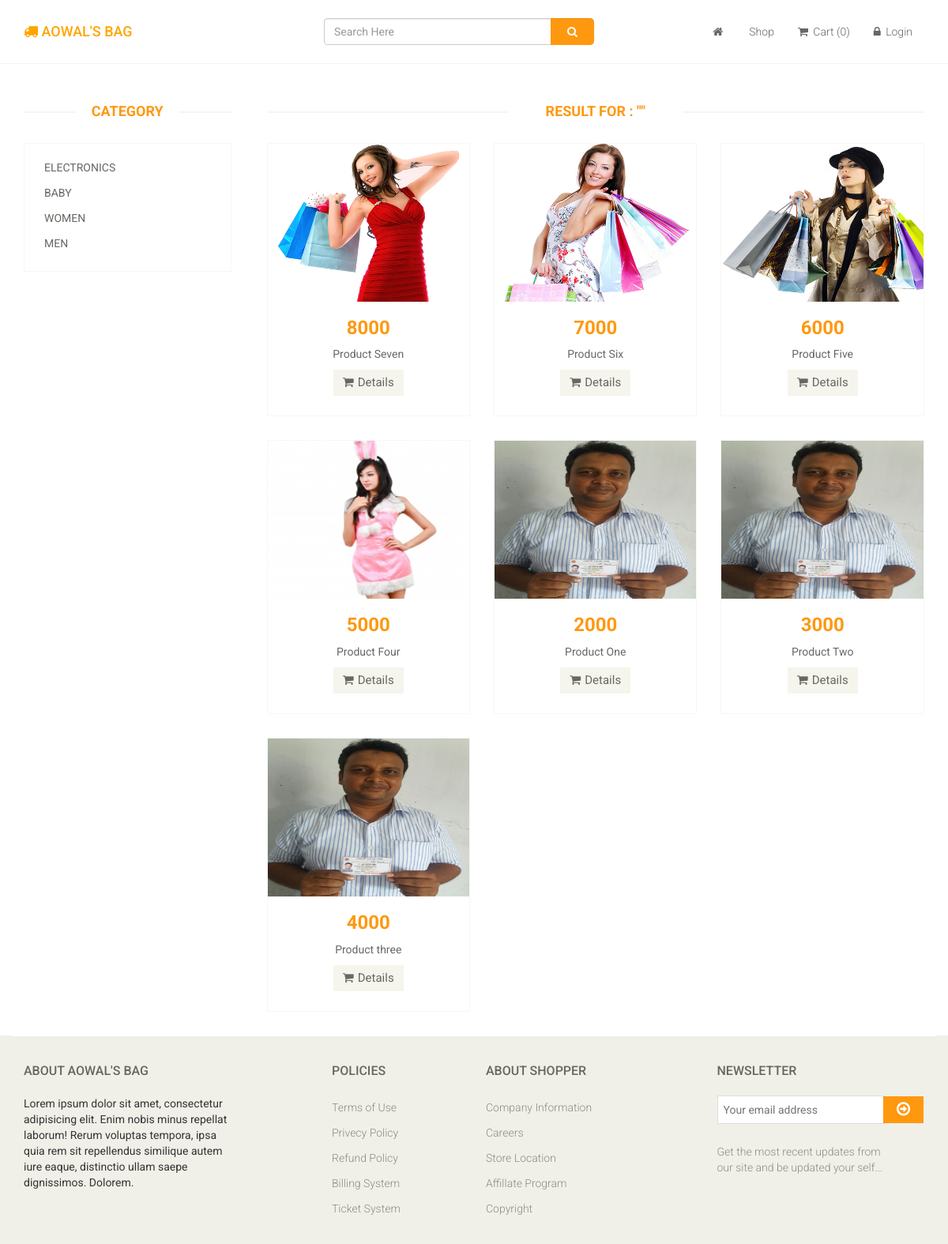
Screenshot of /search.php with the database file from the repository.
### tables this page shows
CREATE TABLE IF NOT EXISTS `tbl_category` (
`cat_id` int(11) NOT NULL,
  `cat_name` varchar(255) NOT NULL
);

CREATE TABLE IF NOT EXISTS `tbl_products` (
`product_id` int(11) NOT NULL,
  `product_name` varchar(255) NOT NULL,
  `product_price` float NOT NULL,
  `product_cat_id` int(11) NOT NULL,
  `product_details` text NOT NULL,
  `product_image` text NOT NULL
);

### inc/search_result.php (the view, shortened to what this page needs)
<div class="col-sm-9 padding-right">
	<div class="features_items">
		<h2 class="title text-center">Result For : "<?php echo $get_string ?>"</h2>
		<?php
                        $query = "SELECT * FROM tbl_products WHERE product_name LIKE '%$get_string%' ORDER BY product_id DESC";
                        $result = mysqli_query($con,$query);
                        if ($result) {
                            while($row = mysqli_fetch_assoc($result)){
                                $product_id         = $row['product_id'];
                                $product_name       = $row['product_name'];
                                $product_price      = $row['product_price'];
                                $product_image      = $row['product_image'];
                    ?>
		<div class="col-sm-4">
			<div class="product-image-wrapper">
				<div class="single-products">
					<div class="productinfo text-center">
						<img src="dashboard/uploads/<?php echo $product_image; ?>" style="height: 200px;width: 100%;" />
						<h2><?php echo $product_price ?></h2>
						<p><?php echo $product_name ?></p>
						<a href="details.php?product_id=<?php echo $product_id; ?>" class="btn btn-default add-to-cart"><i class="fa fa-shopping-cart"></i>Details</a>
					</div>
				</div>
			</div>
		</div>
		<?php }} ?>
	</div>
</div>

### inc/start.php (shortened to what this page needs)
<!DOCTYPE html>
<html lang="en">
<head>
    <link href="assets/css/bootstrap.min.css" rel="stylesheet">
    <link href="assets/css/font-awesome.min.css" rel="stylesheet">
    <link href="assets/css/prettyPhoto.css" rel="stylesheet">
    <link href="assets/css/price-range.css" rel="stylesheet">
    <link href="assets/css/animate.css" rel="stylesheet">
	<link href="assets/css/main.css" rel="stylesheet">
	<link href="assets/css/responsive.css" rel="stylesheet">
</head>
<body>

### inc/topnav.php
<header id="header">
	<div class="header-middle">
		<div class="container">
			<div class="row">
				<div class="col-sm-4">
					<div class="logo pull-left">
						<a href="index.php" style="color: orange"><h4><i class="fa fa-truck" aria-hidden="true"></i> AOWAL'S BAG</h4></a>
					</div>
				</div>
				<div class="col-sm-4">
					<div style="margin-top: 3px;">
						<form action="search.php" method="get">
							<input type="text" class="form-control" name="search" placeholder="Search Here" style="width: 80%;float: left;" value="<?php if(isset($_GET['search']))
															echo $_GET['search']; ?>">
							<button type="submit" class="form-control btn btn-default" name="ok" value="1" style="width: 15%;position: relative;left: -5px;border: 0; background-color: #fe980f; color: #fff; border-radius: 0 5px 5px 0"><i class="fa fa-search"></i></button>
						</form>
					</div>
				</div>
				<div class="col-sm-4">
					<div class="shop-menu pull-right">
						<ul class="nav navbar-nav">
							<?php
								if (isset($_SESSION['id'])) {
							?>
								<li><a href="shop.php"><i class="fa fa-home"></i></a></li>
								<li><a href="shop.php">Shop</a></li>
								<li><a href="cart.php"><i class="fa fa-shopping-cart"></i> Cart
									<?php
			                            if (!empty($_SESSION['shopping_cart'])) {
			                                echo '('.count($_SESSION['shopping_cart']).')';
			                            }else{
			                                echo "(0)";
			                            }
			                        ?>
								</a></li>
								<li>
									<a href="dashboard"></a>
								</li>
								<li class="dropdown">
						          <a href="#" class="dropdown-toggle" data-toggle="dropdown" role="button" aria-haspopup="true" aria-expanded="false"><img src="dashboard/uploads/profile/<?php echo $user_image ?>" style="height: 40px;width:40px;margin-top: -10px;border-radius: 22px; padding: 2px;border:1px solid #e1e1e1;"></a>
						          <ul class="dropdown-menu pull-right">
						            <li style="display: block;"><a href="dashboard">My Account</a></li>
						            <li style="display: block;"><a href="dashboard/profile.php">Profile</a></li>
						            <li style="display: block;" role="separator" class="divider"></li>
						            <li style="display: block;"><a href="dashboard/logout.php">Log out</a></li>
						          </ul>
						        </li>
							<?php
								}else{
							?>
								<li><a href="shop.php"><i class="fa fa-home"></i></a></li>
								<li><a href="shop.php">Shop</a></li>
								<li><a href="cart.php"><i class="fa fa-shopping-cart"></i> Cart
									<?php
			                            if (!empty($_SESSION['shopping_cart'])) {
			                                echo '('.count($_SESSION['shopping_cart']).')';
			                            }else{
			                                echo "(0)";
			                            }
			                        ?>
								</a></li>
								<li><a href="login.php"><i class="fa fa-lock"></i> Login</a></li>
							<?php } ?>
						</ul>
					</div>
				</div>
			</div>
		</div>
	</div>
</header>

### search.php
<?php include 'inc/start.php'; ?>
	<?php include 'inc/topnav.php'; ?>
	<div style="height: 50px;"></div>
	<section>
		<div class="container">
			<div class="row">
				<?php include 'inc/sidenav.php'; ?>
				<?php include 'inc/search_result.php'; ?>
			</div>
		</div>
	</section>
	<?php include 'inc/footer.php'; ?>
<?php include 'inc/end.php'; ?>

### inc/sidenav.php
<div class="col-sm-3">
	<div class="left-sidebar">
		<div class="brands_products">
			<h2>Category</h2>
			<div class="brands-name">
				<ul class="nav nav-pills nav-stacked">
					<?php
                              include 'dashboard/db/db.php';
                              $query = "SELECT * FROM tbl_category ORDER BY cat_id DESC";
                              $result = mysqli_query($con,$query);
                              if ($result) {
                                  while($row = mysqli_fetch_assoc($result)){
                                      $id = $row['cat_id'];
                                      $name = $row['cat_name'];
                          ?>
					<li><a href="cat.php?cat_id=<?php echo $id ?>"> <?php echo $name; ?> <span class="pull-right"></span></a></li>
					<?php }} ?>
				</ul>
			</div>
		</div>
	</div>
</div>

### inc/footer.php
<footer id="footer">
	<div class="footer-widget">
		<div class="container">
			<div class="row">
				<div class="col-sm-3">
					<div class="single-widget">
						<h2>About AOWAL'S BAG</h2>
						<p>Lorem ipsum dolor sit amet, consectetur adipisicing elit. Enim nobis minus repellat laborum! Rerum voluptas tempora, ipsa quia rem sit repellendus similique autem iure eaque, distinctio ullam saepe dignissimos. Dolorem.</p>
					</div>
				</div>
				<div class="col-sm-1">
				</div>
				<div class="col-sm-2">
					<div class="single-widget">
						<h2>Policies</h2>
						<ul class="nav nav-pills nav-stacked">
							<li><a href="#">Terms of Use</a></li>
							<li><a href="#">Privecy Policy</a></li>
							<li><a href="#">Refund Policy</a></li>
							<li><a href="#">Billing System</a></li>
							<li><a href="#">Ticket System</a></li>
						</ul>
					</div>
				</div>
				<div class="col-sm-2">
					<div class="single-widget">
						<h2>About Shopper</h2>
						<ul class="nav nav-pills nav-stacked">
							<li><a href="#">Company Information</a></li>
							<li><a href="#">Careers</a></li>
							<li><a href="#">Store Location</a></li>
							<li><a href="#">Affillate Program</a></li>
							<li><a href="#">Copyright</a></li>
						</ul>
					</div>
				</div>
				<div class="col-sm-3 col-sm-offset-1">
					<div class="single-widget">
						<h2>Newsletter</h2>
						<form action="#" class="searchform">
							<input type="text" placeholder="Your email address" />
							<button type="submit" class="btn btn-default"><i class="fa fa-arrow-circle-o-right"></i></button>
							<p>Get the most recent updates from <br />our site and be updated your self...</p>
						</form>
					</div>
				</div>
			</div>
		</div>
	</div>
</footer>

### inc/end.php (shortened to what this page needs)
</body>
</html>

### assets/css/main.css (style rules this page uses)
body { font-family: 'Roboto', sans-serif; background:; position: relative; font-weight:400px; }
ul li { list-style: none; }
a { -webkit-transition: 300ms; -moz-transition: 300ms; -o-transition: 300ms; transition: 300ms; }
h1, h2, h3, h4, h5, h6 { font-family: 'Roboto', sans-serif; }
.header-middle { border-bottom: 1px solid #f5f5f5; }
.header-middle .container .row { margin-left: 0; margin-right: 0; padding-bottom: 20px; padding-top: 20px; }
.header-middle .container .row .col-sm-4 { padding-left: 0; }
.shop-menu ul li { display:inline-block; padding-left: 15px; padding-right: 15px; }
.shop-menu ul li:last-child { padding-right: 0; }
.shop-menu ul li a { background: #FFFFFF; color: #696763; font-family: 'Roboto', sans-serif; font-size: 14px; font-weight: 300; padding:0; padding-right: 0; margin-top: 10px; }
.shop-menu ul li a i { margin-right:3px; }
#footer { background: #F0F0E9; }
.footer-widget { padding-bottom: 30px; }
.footer-widget .container { border-top: 1px solid #FFFFFF; padding-top: 15px; }
.single-widget h2 { color: #666663; font-family: 'Roboto', sans-serif; font-size: 16px; font-weight: 500; margin-bottom: 22px; text-transform: uppercase; }
.single-widget ul li a { color: #8C8C88; font-family: 'Roboto', sans-serif; font-size: 14px; font-weight: 300; padding: 5px 0; }
.searchform input { border: 1px solid #DDDDDD; color: #CCCCC6; font-family: 'Roboto', sans-serif; font-size: 14px; margin-top: 0; outline: medium none; padding: 7px; width: 212px; }
.searchform button { background: #FE980F; border: medium none; border-radius: 0; margin-left: -5px; margin-top: -1px; padding: 6px 17px; }
.searchform button i { color: #FFFFFF; font-size: 20px; }
.searchform p { color: #8C8C88; font-family: 'Roboto', sans-serif; font-size: 14px; font-weight: 300; margin-top: 25px; }
.left-sidebar h2, .brands_products h2 { color: #FE980F; font-family: 'Roboto', sans-serif; font-size: 18px; font-weight: 700; margin: 0 auto 30px; text-align: center; text-transform: uppercase; position: relative; z-index:3; }
.left-sidebar h2:after, h2.title:after { content: " "; position: absolute; border: 1px solid #f5f5f5; bottom:8px; left: 0; width: 100%; height: 0; z-index: -2; }
.left-sidebar h2:before { content: " "; position: absolute; background: #fff; bottom: -6px; width: 130px; height: 30px; z-index: -1; left: 50%; margin-left: -65px; }
h2.title:before { content: " "; position: absolute; background: #fff; bottom: -6px; width: 220px; height: 30px; z-index: -1; left: 50%; margin-left: -110px; }
.brands-name { border: 1px solid #F7F7F0; padding-bottom: 20px; padding-top: 15px; }
.brands-name .nav-stacked li a { background-color: #FFFFFF; color: #696763; font-family: 'Roboto', sans-serif; font-size: 14px; padding: 5px 25px; text-decoration: none; text-transform: uppercase; }
.padding-right { padding-right: 0; }
.features_items { overflow:hidden; }
h2.title { color: #FE980F; font-family: 'Roboto', sans-serif; font-size: 18px; font-weight: 700; margin: 0 15px; text-transform: uppercase; margin-bottom: 30px; position: relative; }
.product-image-wrapper { border:1px solid #F7F7F5; overflow: hidden; margin-bottom:30px; }
.single-products { position: relative; }
.productinfo h2 { color: #FE980F; font-family: 'Roboto', sans-serif; font-size: 24px; font-weight: 700; }
.productinfo p { font-family: 'Roboto', sans-serif; font-size: 14px; font-weight: 400; color: #696763; }
.productinfo img { width: 100%; }
.productinfo { position:relative; }
.add-to-cart { background:#F5F5ED; border: 0 none; border-radius: 0; color: #696763; font-family: 'Roboto', sans-serif; font-size: 15px; margin-bottom: 25px; }
.add-to-cart i { margin-right:5px; }

### rows the page displays
tbl_category: cat_name "ELECTRONICS"
tbl_category: cat_name "BABY"
tbl_category: cat_name "WOMEN"
tbl_category: cat_name "MEN"
tbl_products: product_image (picture), product_price "8000", product_name "Product Seven"
tbl_products: product_image (picture), product_price "7000", product_name "Product Six"
tbl_products: product_image (picture), product_price "6000", product_name "Product Five"
tbl_products: product_image (picture), product_price "5000", product_name "Product Four"
tbl_products: product_image (picture), product_price "2000", product_name "Product One"
tbl_products: product_image (picture), product_price "3000", product_name "Product Two"
tbl_products: product_image (picture), product_price "4000", product_name "Product three"
